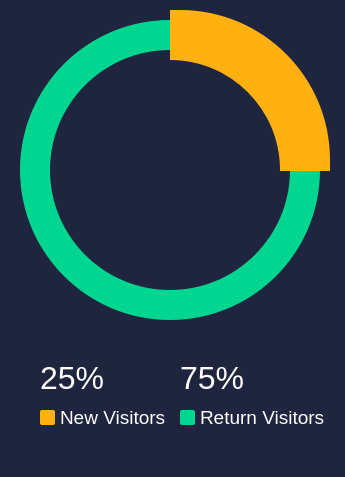
<?xml version="1.0" encoding="UTF-8"?>
<ui version="4.0">
 <class>main_widget</class>
 <widget class="QWidget" name="main_widget">
  <property name="geometry">
   <rect>
    <x>0</x>
    <y>0</y>
    <width>345</width>
    <height>477</height>
   </rect>
  </property>
  <property name="minimumSize">
   <size>
    <width>0</width>
    <height>0</height>
   </size>
  </property>
  <property name="maximumSize">
   <size>
    <width>16777215</width>
    <height>16777215</height>
   </size>
  </property>
  <property name="windowTitle">
   <string>Form</string>
  </property>
  <property name="styleSheet">
   <string notr="true">QWidget#main_widget{
	background-color: #1F253F;
}

QFrame#circular_prog{
	background-color: #00D68F;
	border-radius: 150px;
}

QFrame#circular_main{
	background-color: #1F253F;
	border-radius: 120px;
}

QFrame#circular_change{
	background-color: qconicalgradient(cx:0.5, cy:0.5, angle:90, stop:0.749 rgba(127, 169, 251, 0), stop:0.75 rgba(255, 177, 17, 255));
	border-radius: 150px;
}

QFrame#circular_main_aux{
	background-color: #1F253F;
	border-radius: 110px;
}</string>
  </property>
  <widget class="QFrame" name="circular_prog">
   <property name="geometry">
    <rect>
     <x>20</x>
     <y>20</y>
     <width>300</width>
     <height>300</height>
    </rect>
   </property>
   <property name="minimumSize">
    <size>
     <width>300</width>
     <height>300</height>
    </size>
   </property>
   <property name="maximumSize">
    <size>
     <width>300</width>
     <height>300</height>
    </size>
   </property>
   <property name="frameShape">
    <enum>QFrame::NoFrame</enum>
   </property>
   <property name="frameShadow">
    <enum>QFrame::Raised</enum>
   </property>
  </widget>
  <widget class="QFrame" name="circular_main">
   <property name="geometry">
    <rect>
     <x>50</x>
     <y>50</y>
     <width>240</width>
     <height>240</height>
    </rect>
   </property>
   <property name="minimumSize">
    <size>
     <width>240</width>
     <height>240</height>
    </size>
   </property>
   <property name="maximumSize">
    <size>
     <width>240</width>
     <height>240</height>
    </size>
   </property>
   <property name="frameShape">
    <enum>QFrame::NoFrame</enum>
   </property>
   <property name="frameShadow">
    <enum>QFrame::Raised</enum>
   </property>
  </widget>
  <widget class="QFrame" name="circular_change">
   <property name="geometry">
    <rect>
     <x>10</x>
     <y>10</y>
     <width>320</width>
     <height>320</height>
    </rect>
   </property>
   <property name="minimumSize">
    <size>
     <width>320</width>
     <height>320</height>
    </size>
   </property>
   <property name="maximumSize">
    <size>
     <width>320</width>
     <height>320</height>
    </size>
   </property>
   <property name="frameShape">
    <enum>QFrame::NoFrame</enum>
   </property>
   <property name="frameShadow">
    <enum>QFrame::Raised</enum>
   </property>
  </widget>
  <widget class="QFrame" name="circular_main_aux">
   <property name="geometry">
    <rect>
     <x>60</x>
     <y>60</y>
     <width>220</width>
     <height>220</height>
    </rect>
   </property>
   <property name="minimumSize">
    <size>
     <width>220</width>
     <height>220</height>
    </size>
   </property>
   <property name="maximumSize">
    <size>
     <width>220</width>
     <height>220</height>
    </size>
   </property>
   <property name="frameShape">
    <enum>QFrame::NoFrame</enum>
   </property>
   <property name="frameShadow">
    <enum>QFrame::Raised</enum>
   </property>
  </widget>
  <widget class="QFrame" name="frame">
   <property name="geometry">
    <rect>
     <x>40</x>
     <y>360</y>
     <width>150</width>
     <height>74</height>
    </rect>
   </property>
   <property name="maximumSize">
    <size>
     <width>150</width>
     <height>80</height>
    </size>
   </property>
   <property name="frameShape">
    <enum>QFrame::NoFrame</enum>
   </property>
   <property name="frameShadow">
    <enum>QFrame::Raised</enum>
   </property>
   <layout class="QVBoxLayout" name="verticalLayout">
    <property name="spacing">
     <number>5</number>
    </property>
    <property name="leftMargin">
     <number>0</number>
    </property>
    <property name="topMargin">
     <number>0</number>
    </property>
    <property name="rightMargin">
     <number>0</number>
    </property>
    <property name="bottomMargin">
     <number>0</number>
    </property>
    <item>
     <widget class="QLabel" name="label">
      <property name="text">
       <string>&lt;html&gt;&lt;head/&gt;&lt;body&gt;&lt;p&gt;&lt;span style=&quot; font-size:24pt; color:#ffffff;&quot;&gt;25%&lt;/span&gt;&lt;/p&gt;&lt;/body&gt;&lt;/html&gt;</string>
      </property>
     </widget>
    </item>
    <item>
     <widget class="QFrame" name="frame_2">
      <property name="frameShape">
       <enum>QFrame::NoFrame</enum>
      </property>
      <property name="frameShadow">
       <enum>QFrame::Raised</enum>
      </property>
      <layout class="QHBoxLayout" name="horizontalLayout">
       <property name="spacing">
        <number>5</number>
       </property>
       <property name="leftMargin">
        <number>0</number>
       </property>
       <property name="topMargin">
        <number>0</number>
       </property>
       <property name="rightMargin">
        <number>0</number>
       </property>
       <property name="bottomMargin">
        <number>0</number>
       </property>
       <item>
        <widget class="QLabel" name="label_3">
         <property name="minimumSize">
          <size>
           <width>15</width>
           <height>15</height>
          </size>
         </property>
         <property name="maximumSize">
          <size>
           <width>15</width>
           <height>15</height>
          </size>
         </property>
         <property name="autoFillBackground">
          <bool>false</bool>
         </property>
         <property name="styleSheet">
          <string notr="true">background-color:#ffb111;
border-radius: 2px;</string>
         </property>
         <property name="text">
          <string/>
         </property>
        </widget>
       </item>
       <item>
        <widget class="QLabel" name="label_2">
         <property name="text">
          <string>&lt;html&gt;&lt;head/&gt;&lt;body&gt;&lt;p&gt;&lt;span style=&quot; font-size:14pt; color:#ffffff;&quot;&gt;New Visitors&lt;/span&gt;&lt;/p&gt;&lt;/body&gt;&lt;/html&gt;</string>
         </property>
        </widget>
       </item>
      </layout>
     </widget>
    </item>
   </layout>
  </widget>
  <widget class="QFrame" name="frame_3">
   <property name="geometry">
    <rect>
     <x>180</x>
     <y>360</y>
     <width>150</width>
     <height>74</height>
    </rect>
   </property>
   <property name="maximumSize">
    <size>
     <width>150</width>
     <height>80</height>
    </size>
   </property>
   <property name="frameShape">
    <enum>QFrame::NoFrame</enum>
   </property>
   <property name="frameShadow">
    <enum>QFrame::Raised</enum>
   </property>
   <layout class="QVBoxLayout" name="verticalLayout_2">
    <property name="spacing">
     <number>5</number>
    </property>
    <property name="leftMargin">
     <number>0</number>
    </property>
    <property name="topMargin">
     <number>0</number>
    </property>
    <property name="rightMargin">
     <number>0</number>
    </property>
    <property name="bottomMargin">
     <number>0</number>
    </property>
    <item>
     <widget class="QLabel" name="label_4">
      <property name="text">
       <string>&lt;html&gt;&lt;head/&gt;&lt;body&gt;&lt;p&gt;&lt;span style=&quot; font-size:24pt; color:#ffffff;&quot;&gt;75%&lt;/span&gt;&lt;/p&gt;&lt;/body&gt;&lt;/html&gt;</string>
      </property>
     </widget>
    </item>
    <item>
     <widget class="QFrame" name="frame_4">
      <property name="frameShape">
       <enum>QFrame::NoFrame</enum>
      </property>
      <property name="frameShadow">
       <enum>QFrame::Raised</enum>
      </property>
      <layout class="QHBoxLayout" name="horizontalLayout_2">
       <property name="spacing">
        <number>5</number>
       </property>
       <property name="leftMargin">
        <number>0</number>
       </property>
       <property name="topMargin">
        <number>0</number>
       </property>
       <property name="rightMargin">
        <number>0</number>
       </property>
       <property name="bottomMargin">
        <number>0</number>
       </property>
       <item>
        <widget class="QLabel" name="label_5">
         <property name="minimumSize">
          <size>
           <width>15</width>
           <height>15</height>
          </size>
         </property>
         <property name="maximumSize">
          <size>
           <width>15</width>
           <height>15</height>
          </size>
         </property>
         <property name="autoFillBackground">
          <bool>false</bool>
         </property>
         <property name="styleSheet">
          <string notr="true">background-color:rgb(0, 214, 143);
border-radius: 2px;</string>
         </property>
         <property name="text">
          <string/>
         </property>
        </widget>
       </item>
       <item>
        <widget class="QLabel" name="label_6">
         <property name="text">
          <string>&lt;html&gt;&lt;head/&gt;&lt;body&gt;&lt;p&gt;&lt;span style=&quot; font-size:14pt; color:#ffffff;&quot;&gt;Return Visitors&lt;/span&gt;&lt;/p&gt;&lt;/body&gt;&lt;/html&gt;</string>
         </property>
        </widget>
       </item>
      </layout>
     </widget>
    </item>
   </layout>
  </widget>
 </widget>
 <resources/>
 <connections/>
</ui>
